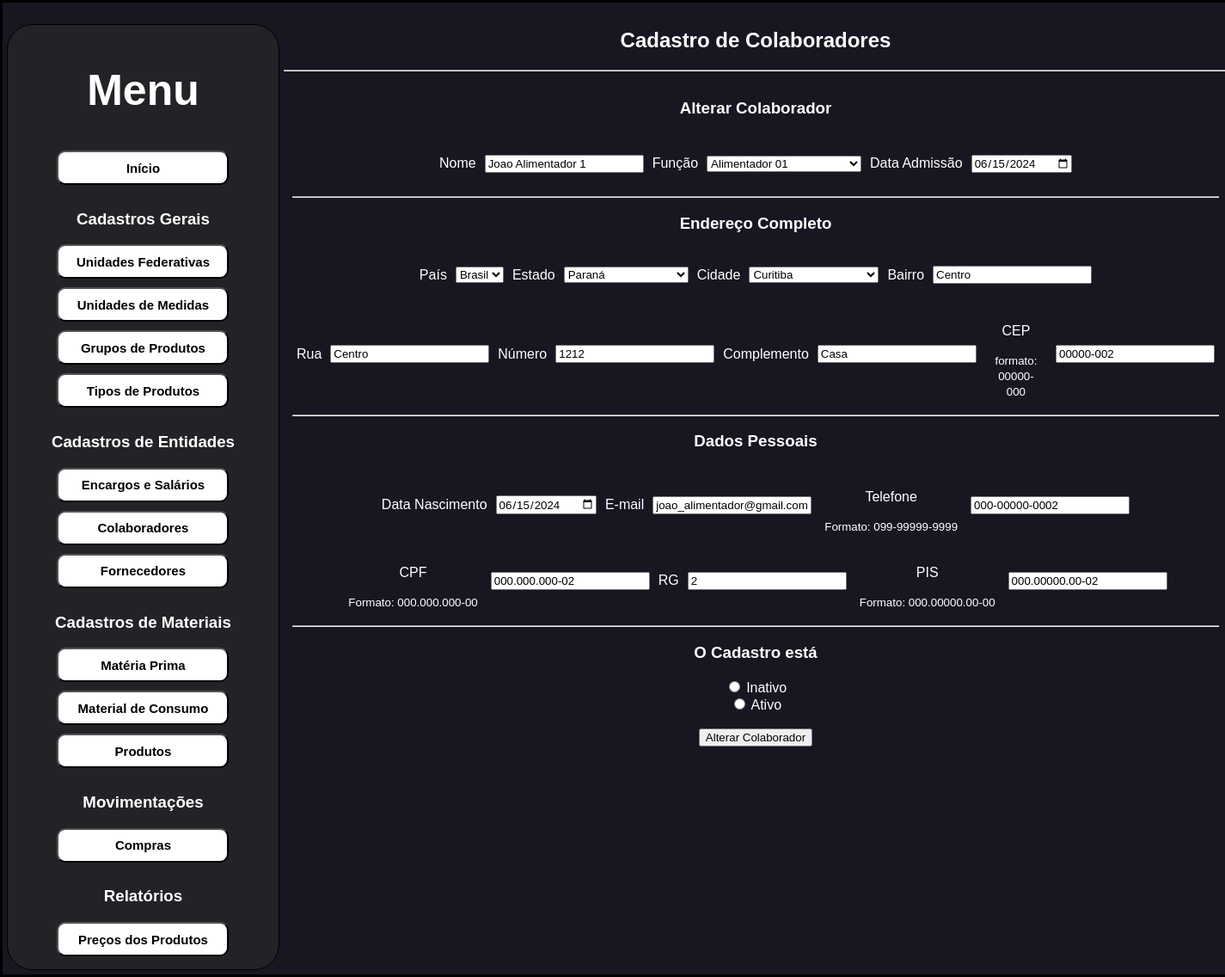
/cadastros_de_entidades_colaboradores_update/2, run on the app's committed database.
### BDconfig.py (models this page shows, shortened)
class DB_WORKERS(db.Model):
    ID = db.Column(db.Integer, primary_key=True)
    NAME = db.Column(db.String(200), nullable=False)
    ID_BD_JOB = db.Column(db.Integer, nullable=False)
    ID_BD_COUNTRY = db.Column(db.Integer, nullable=False)
    ID_BD_ESTATE = db.Column(db.Integer, nullable=False)
    ID_BD_CITY = db.Column(db.Integer, nullable=False)
    DISTRICT = db.Column(db.String(200), nullable=False)
    ROAD = db.Column(db.String(200), nullable=False)
    NUMBER = db.Column(db.Integer, nullable=False)
    COMPLEMENT = db.Column(db.String(200), nullable=False)
    CEP = db.Column(db.String(9), nullable=False)
    BORN_DATE = db.Column(db.Date, nullable=False)
    ADMISSION_DATE = db.Column(db.Date, nullable=False)
    EMAIL = db.Column(db.String(200), nullable=True)
    PHONE = db.Column(db.String(200), nullable=True)
    CPF = db.Column(db.String(14), nullable=False)
    RG = db.Column(db.String(20), nullable=True)
    PIS = db.Column(db.String(14), nullable=False)
    ACTIVE = db.Column(db.Integer, nullable=False)
    DATE_CREATED = db.Column(db.DateTime, default=datetime.utcnow)

### industriafeliz.py (the view)
@app.route('/cadastros_de_entidades_colaboradores_update/<int:ID>', methods=['GET', 'POST'])
def cadastros_de_entidades_colaboradores_update(ID):
    worker = data.DB_WORKERS.query.get_or_404(ID)
    jobs = data.DB_JOB.query.order_by(data.DB_JOB.NAME).all()
    countryes = data.DB_COUNTRY.query.order_by(data.DB_COUNTRY.NAME).all()
    estates = data.DB_ESTATE.query.order_by(data.DB_ESTATE.NAME).all()
    cityes = data.DB_CITY.query.order_by(data.DB_CITY.NAME).all()
    if request.method == 'POST':
        worker.NAME = request.form['name']
        worker.ID_BD_JOB = request.form['id_bd_job']
        worker.ID_BD_COUNTRY = request.form['id_bd_country']
        worker.ID_BD_ESTATE = request.form['id_bd_estate']
        worker.ID_BD_CITY = request.form['id_bd_city']
        worker.DISTRICT = request.form['district']
        worker.ROAD = request.form['road']
        worker.NUMBER = request.form['number']
        worker.COMPLEMENT = request.form['complement']
        worker.CEP = request.form['cep']
        worker.BORN_DATE = datetime.strptime(request.form['born_date'], '%Y-%m-%d')
        worker.ADMISSION_DATE = datetime.strptime(request.form['admission_date'], '%Y-%m-%d')
        worker.EMAIL = request.form['email']
        worker.PHONE = request.form['phone']
        worker.CPF = request.form['cpf']
        worker.RG = request.form['rg']
        worker.PIS = request.form['pis']
        worker.ACTIVE = request.form['active']
        names = data.DB_WORKERS.query.all()
        emails = data.DB_WORKERS.query.all()
        cpfs = data.DB_WORKERS.query.all()
        rgs = data.DB_WORKERS.query.all()
        spis = data.DB_WORKERS.query.all()
        for name in names:
            if worker.NAME.lower() in name.NAME.lower() and worker.NAME.lower() == name.NAME.lower() and name.ID != ID:
                return_link = '/cadastros_de_entidades_colaboradores_cadastros'
                error_name = 'Esse nome ja foi cadastrado!'
                return render_template('/erro.html',return_link=return_link ,error_name=error_name)
        for email in emails:
            if worker.EMAIL.lower() in email.EMAIL.lower() and worker.EMAIL.lower() == email.EMAIL.lower() and email.ID != ID:
                return_link = '/cadastros_de_entidades_colaboradores_cadastros'
                error_name = 'Esse email ja foi cadastrado!'
                return render_template('/erro.html',return_link=return_link ,error_name=error_name)
        for cpf in cpfs:
            if worker.CPF.lower() in cpf.CPF.lower() and worker.CPF.lower() == cpf.CPF.lower() and cpf.ID != ID:
                return_link = '/cadastros_de_entidades_colaboradores_cadastros'
                error_name = 'Esse CPF ja foi cadastrado!'
                return render_template('/erro.html',return_link=return_link ,error_name=error_name)
        for rg in rgs:
            if worker.RG.lower() in rg.RG.lower() and worker.RG.lower() == rg.RG.lower() and rg.ID != ID:
                return_link = '/cadastros_de_entidades_colaboradores_cadastros'
                error_name = 'Esse RG ja foi cadastrado!'
                return render_template('/erro.html',return_link=return_link ,error_name=error_name)
        for pis in spis:
            if worker.PIS.lower() in pis.PIS.lower() and worker.PIS.lower() == pis.PIS.lower() and pis.ID != ID:
                return_link = '/cadastros_de_entidades_colaboradores_cadastros'
                error_name = 'Esse PIS ja foi cadastrado!'
                return render_template('/erro.html',return_link=return_link ,error_name=error_name)
        try:
            db.session.commit()
            return redirect('/cadastros_de_entidades_colaboradores')
        except:
            error_name = 'Ocorreu um erro ao cadastrar colaboradores!'
            return_link = '/cadastros_de_entidades_colaboradores'
            return redirect('/templates/erro.html', return_link=return_link, error_name=error_name)
    else:
        return render_template('cadastros_entidades/cadastro_colaboradores_update.html', worker=worker, jobs=jobs, countryes=countryes, estates=estates, cityes=cityes)

### templates/cadastros_entidades/cadastro_colaboradores_update.html (shortened to what this page needs)
{% extends 'standard.html' %}
{% block body %}
<section>
        <h1>Cadastro de Colaboradores</h1>
        <hr></hr>
        <section class = "format">
            <h1>Alterar Colaborador</h1>
            <div>
                <form action="/cadastros_de_entidades_colaboradores_update/{{worker.ID}}" method="POST">
                    <div class = "format">
                        <p>Nome</p>
                        <input type="text" name="name" id="name" value="{{worker.NAME}}" maxlength="200" autocomplete="off" required>
                        <p>Função</p>
                        <select name="id_bd_job" id="id_bd_job" required>
                            {% for job in jobs %}
                                {% if job.ID == worker.ID_BD_JOB %}
                                    <option value="{{ job.ID }}" > {{ job.NAME }}</option>
                                {% endif %}
                            {% endfor %}
                        </select>
                        <p>Data Admissão</p>
                        <input type="date" name="admission_date" id="admission_date" value="{{worker.ADMISSION_DATE}}" autocomplete="off" required>
                    </div>
                    <hr></hr>
                    <h1>Endereço Completo</h1>
                    <div class ="format">
                        <p>País</p>
                        <select name="id_bd_country" id="id_bd_country" required>
                            {% for country in countryes %}
                                {% if country.ID == worker.ID_BD_COUNTRY %}
                                    <option value="{{ country.ID }}" > {{ country.NAME }}</option>
                                {% endif %}
                            {% endfor %}
                        </select>
                        <p>Estado</p>
                        <select name="id_bd_estate" id="id_bd_estate" required>
                            {% for estate in estates %}
                                {% if estate.ID == worker.ID_BD_ESTATE%}
                                    <option value="{{ estate.ID }}" > {{ estate.NAME }}</option>
                                {% endif %}
                            {% endfor %}
                        </select>
                        <p>Cidade</p>
                        <select name="id_bd_city" id="id_bd_city" required>
                            {% for city in cityes %}
                                {% if city.ID == worker.ID_BD_CITY %}
                                    <option value="{{ city.ID }}" > {{ city.NAME }}</option>
                                {% endif %}
                            {% endfor %}
                        </select>
                        <p>Bairro</p>
                        <input type="text" name="district" id="district" value="{{worker.DISTRICT}}" maxlength="200" autocomplete="off" required>
                    </div>
                    <div class = "format">
                        <p>Rua</p>
                        <input type="text" name="road" id="road" value="{{worker.ROAD}}" maxlength="200" autocomplete="off" required>
                        <p>Número</p>
                        <input type="number" name="number" id="number" min="0" step="1" value="{{worker.NUMBER}}" autocomplete="off" required>
                        <p>Complemento</p>
                        <input type="text" name="complement" id="complement" value="{{worker.COMPLEMENT}}" maxlength="200" autocomplete="off" required>
                        <section>
                            <p>CEP</p>
                            <small>formato: 00000-000</small>
                        </section>
                        <input type="text" name="cep" id="cep" pattern="[0-9]{5}-[0-9]{3}" value="{{worker.CEP}}" placeholder="00000-000" autocomplete="off" required>
                    </div>
                    <hr></hr>
                    <h1>Dados Pessoais</h1>
                    <div class = "format">
                        <p>Data Nascimento</p>
                        <input type="date" name="born_date" id="born_date" value="{{worker.BORN_DATE}}" autocomplete="off" required>
                        <p>E-mail</p>
                        <input type="email" name="email" id="email" value="{{worker.EMAIL}}" maxlength="200" autocomplete="off" required>
                        <section>
                            <p>Telefone</p>
                            <small>Formato: 099-99999-9999</small>
                        </section>
                        <input type="tel" id="phone" name="phone" pattern="[0-9]{3}-[0-9]{5}-[0-9]{4}" value="{{worker.PHONE}}" placeholder="099-99999-9999" required>
                    </div>
                    <div class = "format">
                        <section class = "format">
                            <p>CPF</p>
                            <small>Formato: 000.000.000-00</small>
                        </section>
                        <input type="text" name="cpf" id="cpf" pattern="[0-9]{3}.[0-9]{3}.[0-9]{3}-[0-9]{2}" value="{{worker.CPF}}" placeholder="000.000.000-00" autocomplete="off" required>
                        <p>RG</p>
                        <input type="text" name="rg" id="rg" maxlength="14" value="{{worker.RG}}" autocomplete="off" required>
                        <section>
                            <p>PIS</p>
                            <small>Formato: 000.00000.00-00</small>
                        </section>
                        <input type="text" name="pis" id="pis" pattern="[0-9]{3}.[0-9]{5}.[0-9]{2}-[0-9]{2}" value="{{worker.PIS}}" placeholder="000.00000.00-00" autocomplete="off" required>
                    </div>
                    <hr></hr>
                    <h1>O Cadastro está</h1>
                    <input type="radio" name="active" value="0" id="inactive" required>
                    <label for="inactive">Inativo</label><br>
                    <input type="radio" name="active" value="1" id="active">
                    <label for="active">Ativo</label><br>
                    <br>
                    <input class="bt" type="submit" value="Alterar Colaborador">
                </form>
            </div>
        </section>
</section>
{% endblock %}

### static/css/style.css (style rules this page uses)
* { font-family: "Montserrat", sans-serif; }
body { border: solid black; width: 100%; display: flex; background-color: rgb(23, 23, 34); padding: 5px; margin: 0; color: white; }
section { display: block; text-align: center; padding: 5px; }
div { display: flex; padding: 5px; line-height: normal; }
.format { justify-content:center; gap: 10px; align-items: center; }

### data on the page
DB_WORKERS: name "Joao Alimentador 1", admission_date "06/15/2024", district "Centro", road "Centro", number "1212", complement "Casa", cep "00000-002", born_date "06/15/2024", email "joao_alimentador@gmail.com", phone "000-00000-0002", cpf "000.000.000-02", rg "2", pis "000.00000.00-02"

### other printed values
form field id_bd_job "Alimentador 01"
form field id_bd_country "Brasil"
form field id_bd_estate "Paraná"
form field id_bd_city "Curitiba"
